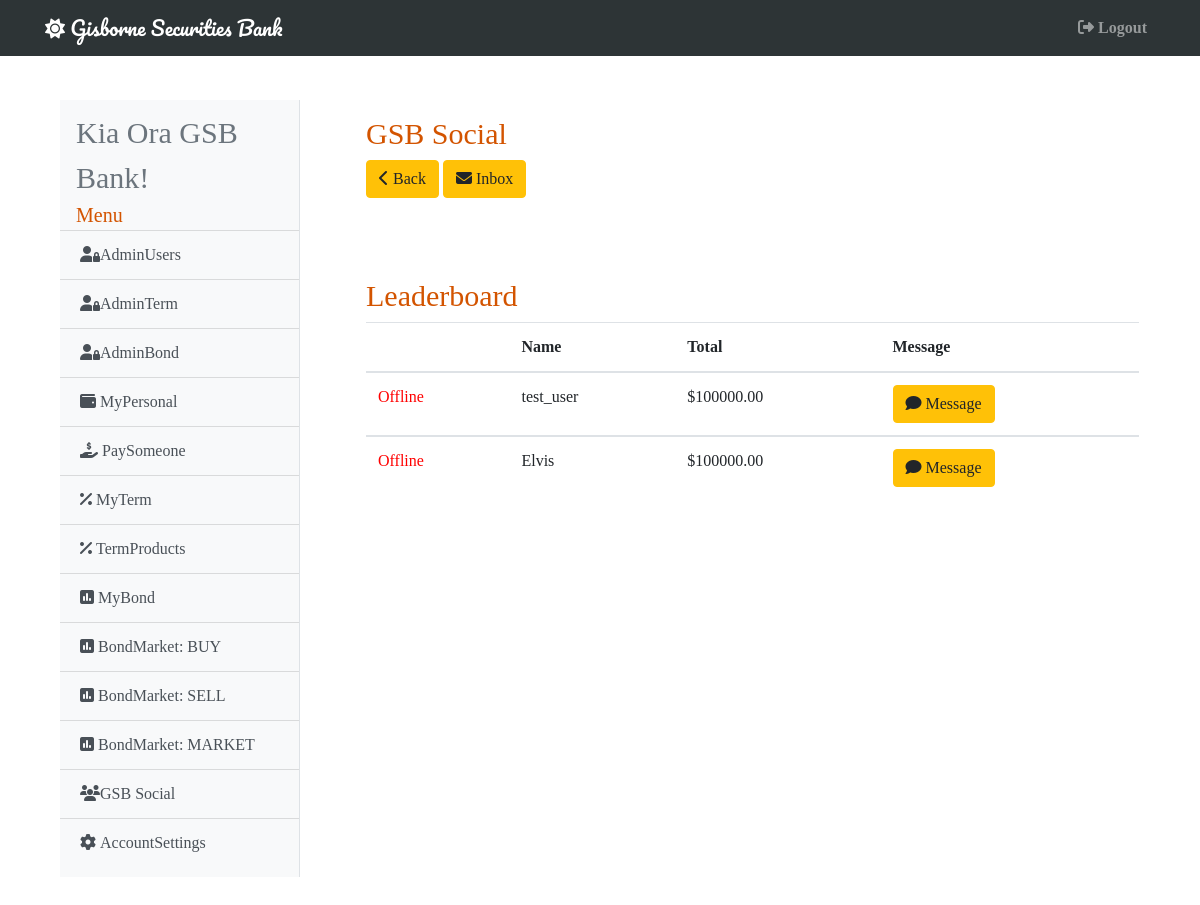
The page /messageboard (signed in) on the database as committed earlier.
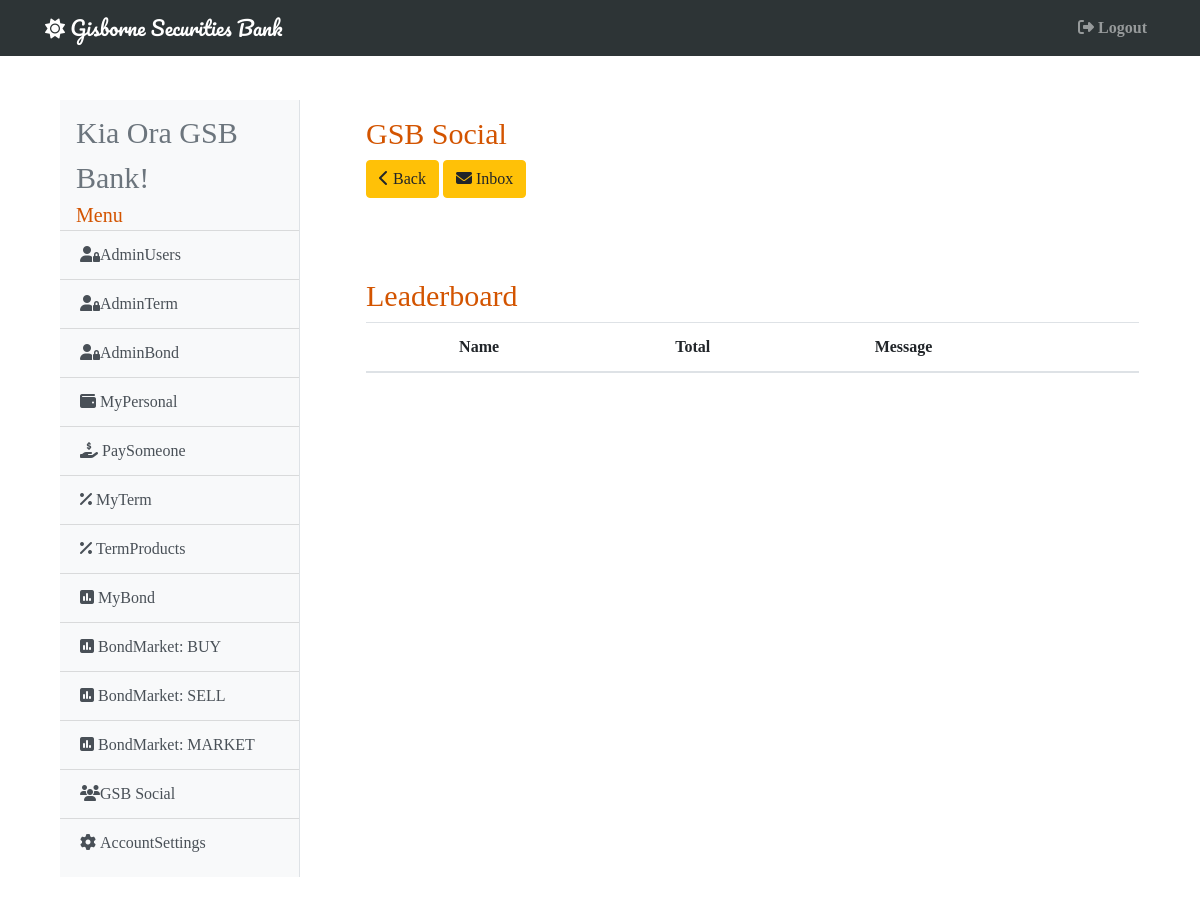
The same page on the database as committed later.
### gsb/models.py (models this page shows, shortened)
class User(db.Model, UserMixin):
    id = db.Column(db.Integer, primary_key=True)
    username = db.Column(db.String(20), unique=True, nullable=False)
    email = db.Column(db.String(120), unique=True, nullable=False)
    password = db.Column(db.String(60), nullable=False)
    account = db.Column(db.BigInteger, unique=True, nullable=False)
    cash = db.Column(db.Numeric(20, 2), nullable=False)
    admin =  db.Column(db.Boolean, default=False, nullable=False)
    active =  db.Column(db.Boolean, default=False, nullable=False)
    market =  db.Column(db.Boolean, default=False, nullable=False)
    image = db.Column(db.Integer, default=1, nullable=False)
    inbox = db.Column(db.Integer, default=0, nullable=False)
    term = db.Column(db.Numeric(20, 2), nullable=False)
    bond = db.Column(db.Numeric(20, 2), nullable=False)
    total = db.Column(db.Numeric(20, 2), nullable=False)
    terms = db.relationship('Term', secondary="terms")
    bonds = db.relationship('Bond', secondary="bonds")
    buys = db.relationship('Bond', secondary="buys")
    sells = db.relationship('Bond', secondary="sells")
    receives = db.relationship('Receives', lazy='dynamic', backref='receiver')
    sends = db.relationship('Sends', lazy='dynamic', backref='sender')
    posts = db.relationship('Statuses', lazy='dynamic', backref='poster')
    messages = db.relationship('Messages', lazy='dynamic', backref='messager')

### gsb/main/routes.py (the view)
@main.route('/messageboard')
@login_required
def message_board():
    users = User.query.filter_by(admin=False).order_by(User.total.desc()).all()
    return render_template('message_board.html', title='MessageBoard', users=users)

### gsb/models.py (called while the page is built)
@login_manager.user_loader
def load_user(user_id):
    return User.query.get(int(user_id))

### gsb/templates/message_board.html
{% extends 'base.html' %}
{% block content %}
  <div class="card-body shadow-lg p-3 mb-5 bg-white rounded">
      <h1 style="font-size: 30px; color: #d35400;">GSB Social</h1>
      <div class="d-inline-block">
        <a href="{{ url_for('main.gsb_social') }}">
            <button class="btn btn-warning"><i class="fas fa-chevron-left"></i> Back</button>
        </a>
        <a href="{{ url_for('main.inbox') }}">
            <button class="btn btn-warning"><i class="fas fa-envelope"></i> Inbox</button>
        </a>
      </div>
  </div>
  <div class="card-body shadow-lg p-3 mb-5 bg-white rounded" style="max-height: 500px; overflow: scroll;">
  <h3 style="font-size: 30px; color: #d35400;">Leaderboard</h3>
    <table class="table">
      <thead>
        <tr>
          <th class="text-muted" scope="col"></th>
          <th scope="col">Name</th>
          <th scope="col">Total</th>
          <th scope="col">Message</th>
        </tr>
      {% for user in users %}
      </thead>
      <tbody>
        <tr>
          {% if user.active == True %}
            <td style="color: green;">Online</td>
          {% else %}
            <td style="color: red;">Offline</td>
          {% endif %}
          <td>{{ user.username }}</td>
          <td>${{ user.total }}</td>
          {% if user == current_user %}
          {% else %}
          <td><a href="{{ url_for('main.message', user_id=user.id) }}"><button class="btn btn-warning"><i class="fas fa-comment"></i> Message</button></a></td>
          {% endif %}
      {% endfor %}
        </tr>
      </tbody>
    </table>
  </div>
{% endblock %}

Rows that differ between the two databases and show on the page:
removed User: active "Offline", username "test_user", total "100000.00"
removed User: active "Offline", username "Elvis", total "100000.00"
